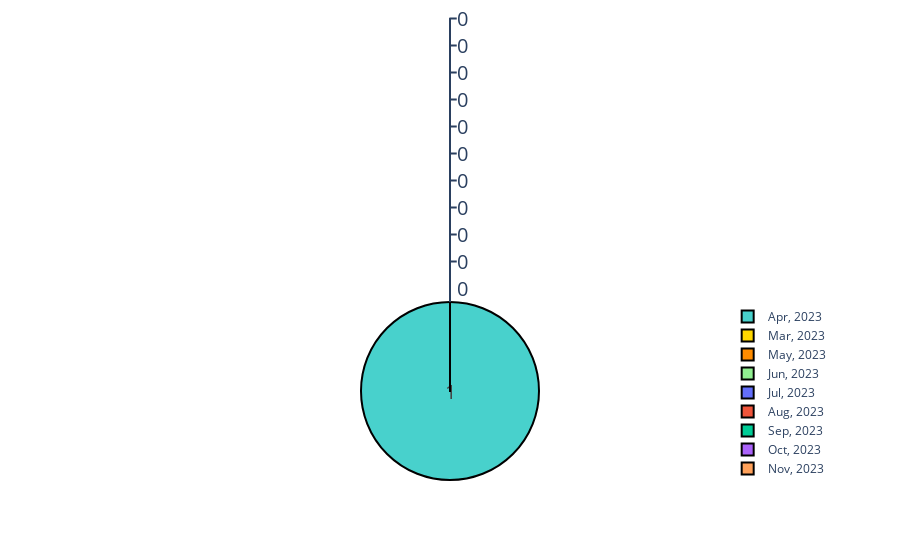

Source (notebook cell):
### Code cell
import plotly.graph_objects as go
colors = ['gold', 'mediumturquoise', 'darkorange', 'lightgreen']

fig = go.Figure(data=[go.Pie(labels=years_list,
                             values=new_df['gala_count'].tolist())])
fig.update_traces(hoverinfo='label+percent', textinfo='value', textfont_size=20,
                  marker=dict(colors=colors, line=dict(color='#000000', width=2)))
fig.show()

### Figure 1 — Plotly figure (JSON) as saved in the notebook; plotly's stock layout.template omitted (floating-point values rounded to 4 significant figures)
{"data": [{"hoverinfo": "label+percent", "labels": ["Mar, 2023", "Apr, 2023", "May, 2023", "Jun, 2023", "Jul, 2023", "Aug, 2023", "Sep, 2023", "Oct, 2023", "Nov, 2023", "Dec, 2023", "Jan, 2024", "Feb, 2024"], "marker": {"colors": ["gold", "mediumturquoise", "darkorange", "lightgreen"], "line": {"color": "#000000", "width": 2}}, "textfont": {"size": 20}, "textinfo": "value", "type": "pie", "values": [0, 1, 0, 0, 0, 0, 0, 0, 0, 0, 0, 0]}], "layout": {}}
